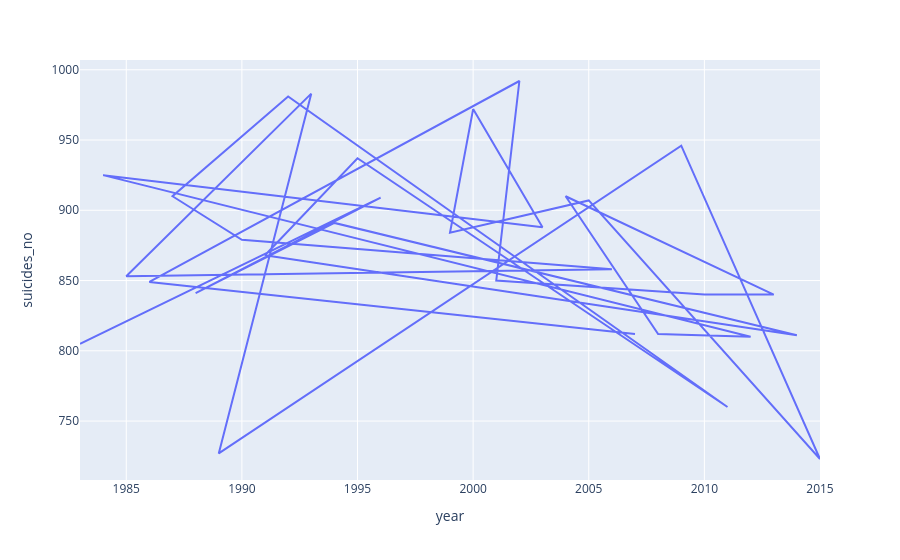

Notebook cell for this chart:
### Markdown cell above
Argumenty metody `agg` wskazują w jaki sposób mają być grupowane kolumny – w tym wypadku wartości `suicides_no` dla każdego roku są sumowane. 

Zobaczmy jak zmieniała się liczba samobójstw wśród kobiet w kolejnych latach. Będziemy potrzebować do tego biblioteki `plotly`.

### Code cell
import plotly.express as px

fig = px.line(df_f_poland_grouped, x="year", y="suicides_no")
fig.show()

### Figure 1 — Plotly figure (JSON) as saved in the notebook; plotly's stock layout.template omitted (floating-point values rounded to 4 significant figures)
{"data": [{"hovertemplate": "year=%{x}<br>suicides_no=%{y}<extra></extra>", "legendgroup": "", "line": {"color": "#636efa", "dash": "solid"}, "marker": {"symbol": "circle"}, "mode": "lines", "name": "", "orientation": "v", "showlegend": false, "type": "scatter", "x": [2007, 1986, 2002, 2001, 2010, 2013, 2004, 2008, 2012, 1984, 2003, 2000, 1999, 2005, 2015, 2009, 1989, 1993, 1985, 2006, 1990, 1987, 1992, 2011, 1995, 1991, 2014, 1994, 1988, 1996, 1983], "xaxis": "x", "y": [812, 849, 992, 850, 840, 840, 910, 812, 810, 925, 888, 972, 884, 907, 723, 946, 727, 983, 853, 858, 879, 910, 981, 760, 937, 868, 811, 891, 841, 909, 805], "yaxis": "y"}], "layout": {"legend": {"tracegroupgap": 0}, "margin": {"t": 60}, "xaxis": {"anchor": "y", "domain": [0, 1], "title": {"text": "year"}}, "yaxis": {"anchor": "x", "domain": [0, 1], "title": {"text": "suicides_no"}}}}
